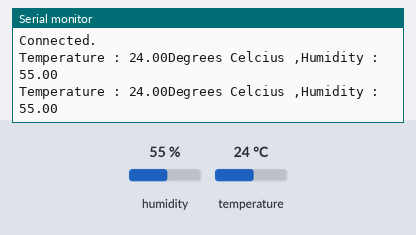
The sketch below on a simulated ESP8266 (NodeMCU). Parts: the last lines printed to the serial monitor. Inputs (shaded band) come from the test bench; at power-on: humidity 55 %, temperature 24 °C. WiFi joins after 1.5 s; servers stay silent unless stated.

Above: at 11.4 s.
11.5 s: humidity set to 22 %
At 17.4 s:
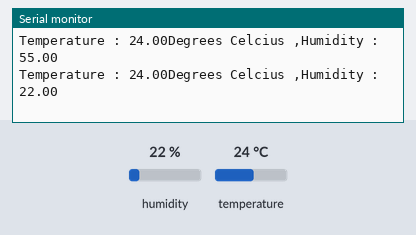
19.6 s: temperature set to 12 °C
At 23.2 s:
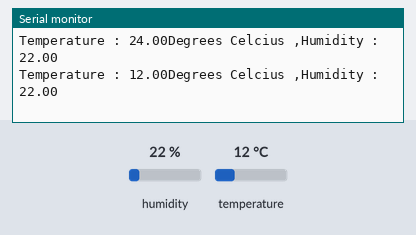
27.7 s: humidity set to 40 %
At 33.7 s:
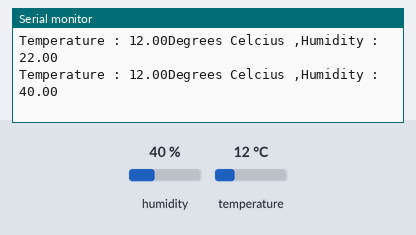
Timing chart, 0 to 35.2 s (numbered marks = the images above; inputs shaded):
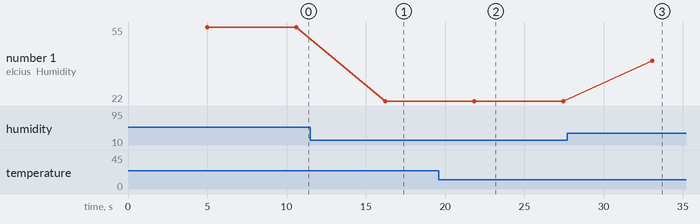

The sketch:

dht11_with_cloud.ino
```cpp
#include "DHTesp.h"
#include "ThingSpeak.h"
#include <ESP8266WiFi.h>

char ssid[] = "Viswanth";   // your network name
char pass[] = "jasthiuha";   // your network password
WiFiClient  client;

unsigned long myChannelField= 1493119;           //my Channel id
const int ChannelField = 1;                       //Temperature Channel
const int ChannelField1 = 2;                       //Humidity Channel
const char * myWriteApIKey = "SAM3780V5NG7GWK6";  //write API key

float hum,temp;

DHTesp dht;

void setup() {
  Serial.begin(9600);
  WiFi.mode(WIFI_STA);
  ThingSpeak.begin(client);
  dht.setup(D0, DHTesp::DHT11);
}

void loop() {
  if(WiFi.status() != WL_CONNECTED)
  {
    Serial.print("Attempting to connect to SSID: ");
    Serial.println(ssid);
    while(WiFi.status() != WL_CONNECTED)
    {
      WiFi.begin(ssid, pass);
      Serial.print("Connecting...\n");
      delay(5000);
    }
  Serial.println("\nConnected.");
  }
  hum = dht.getHumidity();
  temp = dht.getTemperature();

  if(isnan(hum) || isnan(temp))
  {
    Serial.println("Failed to read the Tem and Hum values from DHT sensors ! \n");
    return ;
  }
    Serial.print("Temperature : ");
  Serial.print(temp);
  Serial.print("Degrees Celcius ,Humidity : ");
  Serial.print(hum);
  Serial.print("\n");
  ThingSpeak.writeField(myChannelField, ChannelField, temp, myWriteApIKey);
  ThingSpeak.writeField(myChannelField, ChannelField1, hum, myWriteApIKey);
  delay(5000);
}
```

Measured:
- after the input at 11.5 s, the serial monitor: prints a new line after 4.7 s (image 1)
- after the input at 19.6 s, the serial monitor: prints a new line after 2.2 s (image 2)
- after the input at 27.7 s, the serial monitor: prints a new line after 5.4 s (image 3)
- plotted number 1: 55 → 22 after the input at 11.5 s, 22 → 40 after the input at 27.7 s
